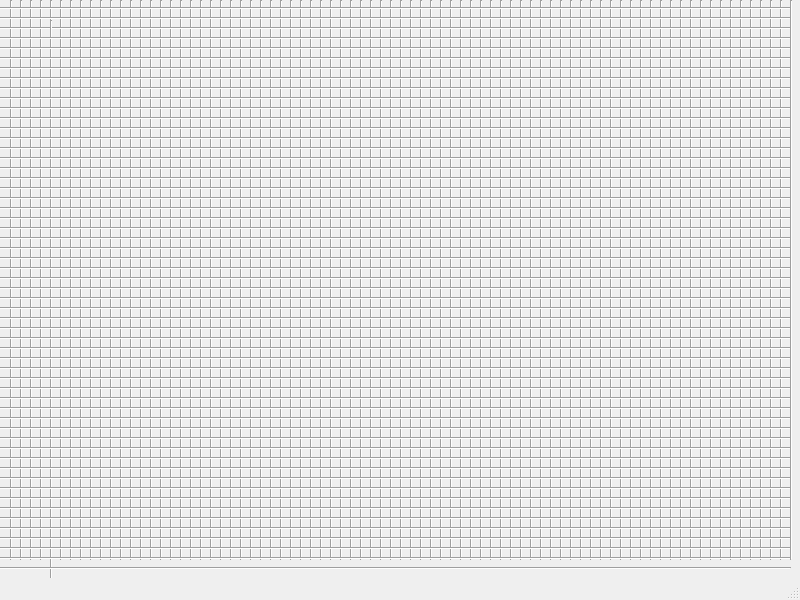
<?xml version="1.0" encoding="UTF-8"?>
<ui version="4.0">
 <class>MainWindow</class>
 <widget class="QMainWindow" name="MainWindow">
  <property name="geometry">
   <rect>
    <x>0</x>
    <y>0</y>
    <width>800</width>
    <height>600</height>
   </rect>
  </property>
  <property name="windowTitle">
   <string>MainWindow</string>
  </property>
  <widget class="QWidget" name="centralwidget">
   <widget class="Line" name="line">
    <property name="geometry">
     <rect>
      <x>10</x>
      <y>0</y>
      <width>3</width>
      <height>560</height>
     </rect>
    </property>
    <property name="orientation">
     <enum>Qt::Vertical</enum>
    </property>
   </widget>
   <widget class="Line" name="line_2">
    <property name="geometry">
     <rect>
      <x>20</x>
      <y>0</y>
      <width>3</width>
      <height>560</height>
     </rect>
    </property>
    <property name="orientation">
     <enum>Qt::Vertical</enum>
    </property>
   </widget>
   <widget class="Line" name="line_3">
    <property name="geometry">
     <rect>
      <x>40</x>
      <y>0</y>
      <width>3</width>
      <height>560</height>
     </rect>
    </property>
    <property name="orientation">
     <enum>Qt::Vertical</enum>
    </property>
   </widget>
   <widget class="Line" name="line_4">
    <property name="geometry">
     <rect>
      <x>30</x>
      <y>0</y>
      <width>3</width>
      <height>560</height>
     </rect>
    </property>
    <property name="orientation">
     <enum>Qt::Vertical</enum>
    </property>
   </widget>
   <widget class="Line" name="line_5">
    <property name="geometry">
     <rect>
      <x>60</x>
      <y>0</y>
      <width>3</width>
      <height>560</height>
     </rect>
    </property>
    <property name="orientation">
     <enum>Qt::Vertical</enum>
    </property>
   </widget>
   <widget class="Line" name="line_6">
    <property name="geometry">
     <rect>
      <x>80</x>
      <y>0</y>
      <width>3</width>
      <height>560</height>
     </rect>
    </property>
    <property name="orientation">
     <enum>Qt::Vertical</enum>
    </property>
   </widget>
   <widget class="Line" name="line_7">
    <property name="geometry">
     <rect>
      <x>50</x>
      <y>0</y>
      <width>3</width>
      <height>560</height>
     </rect>
    </property>
    <property name="orientation">
     <enum>Qt::Vertical</enum>
    </property>
   </widget>
   <widget class="Line" name="line_8">
    <property name="geometry">
     <rect>
      <x>70</x>
      <y>0</y>
      <width>3</width>
      <height>560</height>
     </rect>
    </property>
    <property name="orientation">
     <enum>Qt::Vertical</enum>
    </property>
   </widget>
   <widget class="Line" name="line_9">
    <property name="geometry">
     <rect>
      <x>100</x>
      <y>0</y>
      <width>3</width>
      <height>560</height>
     </rect>
    </property>
    <property name="orientation">
     <enum>Qt::Vertical</enum>
    </property>
   </widget>
   <widget class="Line" name="line_10">
    <property name="geometry">
     <rect>
      <x>120</x>
      <y>0</y>
      <width>3</width>
      <height>560</height>
     </rect>
    </property>
    <property name="orientation">
     <enum>Qt::Vertical</enum>
    </property>
   </widget>
   <widget class="Line" name="line_11">
    <property name="geometry">
     <rect>
      <x>160</x>
      <y>0</y>
      <width>3</width>
      <height>560</height>
     </rect>
    </property>
    <property name="orientation">
     <enum>Qt::Vertical</enum>
    </property>
   </widget>
   <widget class="Line" name="line_12">
    <property name="geometry">
     <rect>
      <x>150</x>
      <y>0</y>
      <width>3</width>
      <height>560</height>
     </rect>
    </property>
    <property name="orientation">
     <enum>Qt::Vertical</enum>
    </property>
   </widget>
   <widget class="Line" name="line_13">
    <property name="geometry">
     <rect>
      <x>130</x>
      <y>0</y>
      <width>3</width>
      <height>560</height>
     </rect>
    </property>
    <property name="orientation">
     <enum>Qt::Vertical</enum>
    </property>
   </widget>
   <widget class="Line" name="line_14">
    <property name="geometry">
     <rect>
      <x>140</x>
      <y>0</y>
      <width>3</width>
      <height>560</height>
     </rect>
    </property>
    <property name="orientation">
     <enum>Qt::Vertical</enum>
    </property>
   </widget>
   <widget class="Line" name="line_15">
    <property name="geometry">
     <rect>
      <x>90</x>
      <y>0</y>
      <width>3</width>
      <height>560</height>
     </rect>
    </property>
    <property name="orientation">
     <enum>Qt::Vertical</enum>
    </property>
   </widget>
   <widget class="Line" name="line_16">
    <property name="geometry">
     <rect>
      <x>110</x>
      <y>0</y>
      <width>3</width>
      <height>560</height>
     </rect>
    </property>
    <property name="orientation">
     <enum>Qt::Vertical</enum>
    </property>
   </widget>
   <widget class="Line" name="line_17">
    <property name="geometry">
     <rect>
      <x>300</x>
      <y>0</y>
      <width>3</width>
      <height>560</height>
     </rect>
    </property>
    <property name="orientation">
     <enum>Qt::Vertical</enum>
    </property>
   </widget>
   <widget class="Line" name="line_18">
    <property name="geometry">
     <rect>
      <x>260</x>
      <y>0</y>
      <width>3</width>
      <height>560</height>
     </rect>
    </property>
    <property name="orientation">
     <enum>Qt::Vertical</enum>
    </property>
   </widget>
   <widget class="Line" name="line_19">
    <property name="geometry">
     <rect>
      <x>200</x>
      <y>0</y>
      <width>3</width>
      <height>560</height>
     </rect>
    </property>
    <property name="orientation">
     <enum>Qt::Vertical</enum>
    </property>
   </widget>
   <widget class="Line" name="line_20">
    <property name="geometry">
     <rect>
      <x>240</x>
      <y>0</y>
      <width>3</width>
      <height>560</height>
     </rect>
    </property>
    <property name="orientation">
     <enum>Qt::Vertical</enum>
    </property>
   </widget>
   <widget class="Line" name="line_21">
    <property name="geometry">
     <rect>
      <x>230</x>
      <y>0</y>
      <width>3</width>
      <height>560</height>
     </rect>
    </property>
    <property name="orientation">
     <enum>Qt::Vertical</enum>
    </property>
   </widget>
   <widget class="Line" name="line_22">
    <property name="geometry">
     <rect>
      <x>310</x>
      <y>0</y>
      <width>3</width>
      <height>560</height>
     </rect>
    </property>
    <property name="orientation">
     <enum>Qt::Vertical</enum>
    </property>
   </widget>
   <widget class="Line" name="line_23">
    <property name="geometry">
     <rect>
      <x>280</x>
      <y>0</y>
      <width>3</width>
      <height>560</height>
     </rect>
    </property>
    <property name="orientation">
     <enum>Qt::Vertical</enum>
    </property>
   </widget>
   <widget class="Line" name="line_24">
    <property name="geometry">
     <rect>
      <x>220</x>
      <y>0</y>
      <width>3</width>
      <height>560</height>
     </rect>
    </property>
    <property name="orientation">
     <enum>Qt::Vertical</enum>
    </property>
   </widget>
   <widget class="Line" name="line_25">
    <property name="geometry">
     <rect>
      <x>190</x>
      <y>0</y>
      <width>3</width>
      <height>560</height>
     </rect>
    </property>
    <property name="orientation">
     <enum>Qt::Vertical</enum>
    </property>
   </widget>
   <widget class="Line" name="line_26">
    <property name="geometry">
     <rect>
      <x>250</x>
      <y>0</y>
      <width>3</width>
      <height>560</height>
     </rect>
    </property>
    <property name="orientation">
     <enum>Qt::Vertical</enum>
    </property>
   </widget>
   <widget class="Line" name="line_27">
    <property name="geometry">
     <rect>
      <x>290</x>
      <y>0</y>
      <width>3</width>
      <height>560</height>
     </rect>
    </property>
    <property name="orientation">
     <enum>Qt::Vertical</enum>
    </property>
   </widget>
   <widget class="Line" name="line_28">
    <property name="geometry">
     <rect>
      <x>180</x>
      <y>0</y>
      <width>3</width>
      <height>560</height>
     </rect>
    </property>
    <property name="orientation">
     <enum>Qt::Vertical</enum>
    </property>
   </widget>
   <widget class="Line" name="line_29">
    <property name="geometry">
     <rect>
      <x>270</x>
      <y>0</y>
      <width>3</width>
      <height>560</height>
     </rect>
    </property>
    <property name="orientation">
     <enum>Qt::Vertical</enum>
    </property>
   </widget>
   <widget class="Line" name="line_30">
    <property name="geometry">
     <rect>
      <x>210</x>
      <y>0</y>
      <width>3</width>
      <height>560</height>
     </rect>
    </property>
    <property name="orientation">
     <enum>Qt::Vertical</enum>
    </property>
   </widget>
   <widget class="Line" name="line_31">
    <property name="geometry">
     <rect>
      <x>320</x>
      <y>0</y>
      <width>3</width>
      <height>560</height>
     </rect>
    </property>
    <property name="orientation">
     <enum>Qt::Vertical</enum>
    </property>
   </widget>
   <widget class="Line" name="line_32">
    <property name="geometry">
     <rect>
      <x>170</x>
      <y>0</y>
      <width>3</width>
      <height>560</height>
     </rect>
    </property>
    <property name="orientation">
     <enum>Qt::Vertical</enum>
    </property>
   </widget>
   <widget class="Line" name="line_33">
    <property name="geometry">
     <rect>
      <x>560</x>
      <y>0</y>
      <width>3</width>
      <height>560</height>
     </rect>
    </property>
    <property name="orientation">
     <enum>Qt::Vertical</enum>
    </property>
   </widget>
   <widget class="Line" name="line_34">
    <property name="geometry">
     <rect>
      <x>540</x>
      <y>0</y>
      <width>3</width>
      <height>560</height>
     </rect>
    </property>
    <property name="orientation">
     <enum>Qt::Vertical</enum>
    </property>
   </widget>
   <widget class="Line" name="line_35">
    <property name="geometry">
     <rect>
      <x>630</x>
      <y>0</y>
      <width>3</width>
      <height>560</height>
     </rect>
    </property>
    <property name="orientation">
     <enum>Qt::Vertical</enum>
    </property>
   </widget>
   <widget class="Line" name="line_36">
    <property name="geometry">
     <rect>
      <x>570</x>
      <y>0</y>
      <width>3</width>
      <height>560</height>
     </rect>
    </property>
    <property name="orientation">
     <enum>Qt::Vertical</enum>
    </property>
   </widget>
   <widget class="Line" name="line_37">
    <property name="geometry">
     <rect>
      <x>580</x>
      <y>0</y>
      <width>3</width>
      <height>560</height>
     </rect>
    </property>
    <property name="orientation">
     <enum>Qt::Vertical</enum>
    </property>
   </widget>
   <widget class="Line" name="line_38">
    <property name="geometry">
     <rect>
      <x>610</x>
      <y>0</y>
      <width>3</width>
      <height>560</height>
     </rect>
    </property>
    <property name="orientation">
     <enum>Qt::Vertical</enum>
    </property>
   </widget>
   <widget class="Line" name="line_39">
    <property name="geometry">
     <rect>
      <x>530</x>
      <y>0</y>
      <width>3</width>
      <height>560</height>
     </rect>
    </property>
    <property name="orientation">
     <enum>Qt::Vertical</enum>
    </property>
   </widget>
   <widget class="Line" name="line_40">
    <property name="geometry">
     <rect>
      <x>360</x>
      <y>0</y>
      <width>3</width>
      <height>560</height>
     </rect>
    </property>
    <property name="orientation">
     <enum>Qt::Vertical</enum>
    </property>
   </widget>
   <widget class="Line" name="line_41">
    <property name="geometry">
     <rect>
      <x>400</x>
      <y>0</y>
      <width>3</width>
      <height>560</height>
     </rect>
    </property>
    <property name="orientation">
     <enum>Qt::Vertical</enum>
    </property>
   </widget>
   <widget class="Line" name="line_42">
    <property name="geometry">
     <rect>
      <x>420</x>
      <y>0</y>
      <width>3</width>
      <height>560</height>
     </rect>
    </property>
    <property name="orientation">
     <enum>Qt::Vertical</enum>
    </property>
   </widget>
   <widget class="Line" name="line_43">
    <property name="geometry">
     <rect>
      <x>470</x>
      <y>0</y>
      <width>3</width>
      <height>560</height>
     </rect>
    </property>
    <property name="orientation">
     <enum>Qt::Vertical</enum>
    </property>
   </widget>
   <widget class="Line" name="line_44">
    <property name="geometry">
     <rect>
      <x>380</x>
      <y>0</y>
      <width>3</width>
      <height>560</height>
     </rect>
    </property>
    <property name="orientation">
     <enum>Qt::Vertical</enum>
    </property>
   </widget>
   <widget class="Line" name="line_45">
    <property name="geometry">
     <rect>
      <x>550</x>
      <y>0</y>
      <width>3</width>
      <height>560</height>
     </rect>
    </property>
    <property name="orientation">
     <enum>Qt::Vertical</enum>
    </property>
   </widget>
   <widget class="Line" name="line_46">
    <property name="geometry">
     <rect>
      <x>350</x>
      <y>0</y>
      <width>3</width>
      <height>560</height>
     </rect>
    </property>
    <property name="orientation">
     <enum>Qt::Vertical</enum>
    </property>
   </widget>
   <widget class="Line" name="line_47">
    <property name="geometry">
     <rect>
      <x>440</x>
      <y>0</y>
      <width>3</width>
      <height>560</height>
     </rect>
    </property>
    <property name="orientation">
     <enum>Qt::Vertical</enum>
    </property>
   </widget>
   <widget class="Line" name="line_48">
    <property name="geometry">
     <rect>
      <x>460</x>
      <y>0</y>
      <width>3</width>
      <height>560</height>
     </rect>
    </property>
    <property name="orientation">
     <enum>Qt::Vertical</enum>
    </property>
   </widget>
   <widget class="Line" name="line_49">
    <property name="geometry">
     <rect>
      <x>410</x>
      <y>0</y>
      <width>3</width>
      <height>560</height>
     </rect>
    </property>
    <property name="orientation">
     <enum>Qt::Vertical</enum>
    </property>
   </widget>
   <widget class="Line" name="line_50">
    <property name="geometry">
     <rect>
      <x>490</x>
      <y>0</y>
      <width>3</width>
      <height>560</height>
     </rect>
    </property>
    <property name="orientation">
     <enum>Qt::Vertical</enum>
    </property>
   </widget>
   <widget class="Line" name="line_51">
    <property name="geometry">
     <rect>
      <x>590</x>
      <y>0</y>
      <width>3</width>
      <height>560</height>
     </rect>
    </property>
    <property name="orientation">
     <enum>Qt::Vertical</enum>
    </property>
   </widget>
   <widget class="Line" name="line_52">
    <property name="geometry">
     <rect>
      <x>430</x>
      <y>0</y>
      <width>3</width>
      <height>560</height>
     </rect>
    </property>
    <property name="orientation">
     <enum>Qt::Vertical</enum>
    </property>
   </widget>
   <widget class="Line" name="line_53">
    <property name="geometry">
     <rect>
      <x>520</x>
      <y>0</y>
      <width>3</width>
      <height>560</height>
     </rect>
    </property>
    <property name="orientation">
     <enum>Qt::Vertical</enum>
    </property>
   </widget>
   <widget class="Line" name="line_54">
    <property name="geometry">
     <rect>
      <x>480</x>
      <y>0</y>
      <width>3</width>
      <height>560</height>
     </rect>
    </property>
    <property name="orientation">
     <enum>Qt::Vertical</enum>
    </property>
   </widget>
   <widget class="Line" name="line_55">
    <property name="geometry">
     <rect>
      <x>640</x>
      <y>0</y>
      <width>3</width>
      <height>560</height>
     </rect>
    </property>
    <property name="orientation">
     <enum>Qt::Vertical</enum>
    </property>
   </widget>
   <widget class="Line" name="line_56">
    <property name="geometry">
     <rect>
      <x>600</x>
      <y>0</y>
      <width>3</width>
      <height>560</height>
     </rect>
    </property>
    <property name="orientation">
     <enum>Qt::Vertical</enum>
    </property>
   </widget>
   <widget class="Line" name="line_57">
    <property name="geometry">
     <rect>
      <x>390</x>
      <y>0</y>
      <width>3</width>
      <height>560</height>
     </rect>
    </property>
    <property name="orientation">
     <enum>Qt::Vertical</enum>
    </property>
   </widget>
   <widget class="Line" name="line_58">
    <property name="geometry">
     <rect>
      <x>620</x>
      <y>0</y>
      <width>3</width>
      <height>560</height>
     </rect>
    </property>
    <property name="orientation">
     <enum>Qt::Vertical</enum>
    </property>
   </widget>
   <widget class="Line" name="line_59">
    <property name="geometry">
     <rect>
      <x>340</x>
      <y>0</y>
      <width>3</width>
      <height>560</height>
     </rect>
    </property>
    <property name="orientation">
     <enum>Qt::Vertical</enum>
    </property>
   </widget>
   <widget class="Line" name="line_60">
    <property name="geometry">
     <rect>
      <x>450</x>
      <y>0</y>
      <width>3</width>
      <height>560</height>
     </rect>
    </property>
    <property name="orientation">
     <enum>Qt::Vertical</enum>
    </property>
   </widget>
   <widget class="Line" name="line_61">
    <property name="geometry">
     <rect>
      <x>500</x>
      <y>0</y>
      <width>3</width>
      <height>560</height>
     </rect>
    </property>
    <property name="orientation">
     <enum>Qt::Vertical</enum>
    </property>
   </widget>
   <widget class="Line" name="line_62">
    <property name="geometry">
     <rect>
      <x>370</x>
      <y>0</y>
      <width>3</width>
      <height>560</height>
     </rect>
    </property>
    <property name="orientation">
     <enum>Qt::Vertical</enum>
    </property>
   </widget>
   <widget class="Line" name="line_63">
    <property name="geometry">
     <rect>
      <x>510</x>
      <y>0</y>
      <width>3</width>
      <height>560</height>
     </rect>
    </property>
    <property name="orientation">
     <enum>Qt::Vertical</enum>
    </property>
   </widget>
   <widget class="Line" name="line_64">
    <property name="geometry">
     <rect>
      <x>330</x>
      <y>0</y>
      <width>3</width>
      <height>560</height>
     </rect>
    </property>
    <property name="orientation">
     <enum>Qt::Vertical</enum>
    </property>
   </widget>
   <widget class="Line" name="line_65">
    <property name="geometry">
     <rect>
      <x>710</x>
      <y>0</y>
      <width>3</width>
      <height>560</height>
     </rect>
    </property>
    <property name="orientation">
     <enum>Qt::Vertical</enum>
    </property>
   </widget>
   <widget class="Line" name="line_66">
    <property name="geometry">
     <rect>
      <x>740</x>
      <y>0</y>
      <width>3</width>
      <height>560</height>
     </rect>
    </property>
    <property name="orientation">
     <enum>Qt::Vertical</enum>
    </property>
   </widget>
   <widget class="Line" name="line_67">
    <property name="geometry">
     <rect>
      <x>650</x>
      <y>0</y>
      <width>3</width>
      <height>560</height>
     </rect>
    </property>
    <property name="orientation">
     <enum>Qt::Vertical</enum>
    </property>
   </widget>
   <widget class="Line" name="line_68">
    <property name="geometry">
     <rect>
      <x>680</x>
      <y>0</y>
      <width>3</width>
      <height>560</height>
     </rect>
    </property>
    <property name="orientation">
     <enum>Qt::Vertical</enum>
    </property>
   </widget>
   <widget class="Line" name="line_69">
    <property name="geometry">
     <rect>
      <x>660</x>
      <y>0</y>
      <width>3</width>
      <height>560</height>
     </rect>
    </property>
    <property name="orientation">
     <enum>Qt::Vertical</enum>
    </property>
   </widget>
   <widget class="Line" name="line_70">
    <property name="geometry">
     <rect>
      <x>750</x>
      <y>0</y>
      <width>3</width>
      <height>560</height>
     </rect>
    </property>
    <property name="orientation">
     <enum>Qt::Vertical</enum>
    </property>
   </widget>
   <widget class="Line" name="line_71">
    <property name="geometry">
     <rect>
      <x>690</x>
      <y>0</y>
      <width>3</width>
      <height>560</height>
     </rect>
    </property>
    <property name="orientation">
     <enum>Qt::Vertical</enum>
    </property>
   </widget>
   <widget class="Line" name="line_72">
    <property name="geometry">
     <rect>
      <x>720</x>
      <y>0</y>
      <width>3</width>
      <height>560</height>
     </rect>
    </property>
    <property name="orientation">
     <enum>Qt::Vertical</enum>
    </property>
   </widget>
   <widget class="Line" name="line_73">
    <property name="geometry">
     <rect>
      <x>700</x>
      <y>0</y>
      <width>3</width>
      <height>560</height>
     </rect>
    </property>
    <property name="orientation">
     <enum>Qt::Vertical</enum>
    </property>
   </widget>
   <widget class="Line" name="line_74">
    <property name="geometry">
     <rect>
      <x>730</x>
      <y>0</y>
      <width>3</width>
      <height>560</height>
     </rect>
    </property>
    <property name="orientation">
     <enum>Qt::Vertical</enum>
    </property>
   </widget>
   <widget class="Line" name="line_75">
    <property name="geometry">
     <rect>
      <x>670</x>
      <y>0</y>
      <width>3</width>
      <height>560</height>
     </rect>
    </property>
    <property name="orientation">
     <enum>Qt::Vertical</enum>
    </property>
   </widget>
   <widget class="Line" name="line_76">
    <property name="geometry">
     <rect>
      <x>780</x>
      <y>0</y>
      <width>3</width>
      <height>560</height>
     </rect>
    </property>
    <property name="orientation">
     <enum>Qt::Vertical</enum>
    </property>
   </widget>
   <widget class="Line" name="line_77">
    <property name="geometry">
     <rect>
      <x>770</x>
      <y>0</y>
      <width>3</width>
      <height>560</height>
     </rect>
    </property>
    <property name="orientation">
     <enum>Qt::Vertical</enum>
    </property>
   </widget>
   <widget class="Line" name="line_78">
    <property name="geometry">
     <rect>
      <x>760</x>
      <y>0</y>
      <width>3</width>
      <height>560</height>
     </rect>
    </property>
    <property name="orientation">
     <enum>Qt::Vertical</enum>
    </property>
   </widget>
   <widget class="Line" name="line_79">
    <property name="geometry">
     <rect>
      <x>790</x>
      <y>0</y>
      <width>3</width>
      <height>560</height>
     </rect>
    </property>
    <property name="orientation">
     <enum>Qt::Vertical</enum>
    </property>
   </widget>
   <widget class="Line" name="line_80">
    <property name="geometry">
     <rect>
      <x>0</x>
      <y>-10</y>
      <width>791</width>
      <height>16</height>
     </rect>
    </property>
    <property name="orientation">
     <enum>Qt::Horizontal</enum>
    </property>
   </widget>
   <widget class="Line" name="line_81">
    <property name="geometry">
     <rect>
      <x>0</x>
      <y>0</y>
      <width>791</width>
      <height>16</height>
     </rect>
    </property>
    <property name="orientation">
     <enum>Qt::Horizontal</enum>
    </property>
   </widget>
   <widget class="Line" name="line_82">
    <property name="geometry">
     <rect>
      <x>0</x>
      <y>10</y>
      <width>791</width>
      <height>16</height>
     </rect>
    </property>
    <property name="orientation">
     <enum>Qt::Horizontal</enum>
    </property>
   </widget>
   <widget class="Line" name="line_83">
    <property name="geometry">
     <rect>
      <x>0</x>
      <y>20</y>
      <width>791</width>
      <height>16</height>
     </rect>
    </property>
    <property name="orientation">
     <enum>Qt::Horizontal</enum>
    </property>
   </widget>
   <widget class="Line" name="line_84">
    <property name="geometry">
     <rect>
      <x>50</x>
      <y>20</y>
      <width>3</width>
      <height>560</height>
     </rect>
    </property>
    <property name="orientation">
     <enum>Qt::Vertical</enum>
    </property>
   </widget>
   <widget class="Line" name="line_85">
    <property name="geometry">
     <rect>
      <x>0</x>
      <y>30</y>
      <width>791</width>
      <height>16</height>
     </rect>
    </property>
    <property name="orientation">
     <enum>Qt::Horizontal</enum>
    </property>
   </widget>
   <widget class="Line" name="line_86">
    <property name="geometry">
     <rect>
      <x>0</x>
      <y>40</y>
      <width>791</width>
      <height>16</height>
     </rect>
    </property>
    <property name="orientation">
     <enum>Qt::Horizontal</enum>
    </property>
   </widget>
   <widget class="Line" name="line_87">
    <property name="geometry">
     <rect>
      <x>0</x>
      <y>50</y>
      <width>791</width>
      <height>16</height>
     </rect>
    </property>
    <property name="orientation">
     <enum>Qt::Horizontal</enum>
    </property>
   </widget>
   <widget class="Line" name="line_88">
    <property name="geometry">
     <rect>
      <x>0</x>
      <y>60</y>
      <width>791</width>
      <height>16</height>
     </rect>
    </property>
    <property name="orientation">
     <enum>Qt::Horizontal</enum>
    </property>
   </widget>
   <widget class="Line" name="line_89">
    <property name="geometry">
     <rect>
      <x>0</x>
      <y>70</y>
      <width>791</width>
      <height>16</height>
     </rect>
    </property>
    <property name="orientation">
     <enum>Qt::Horizontal</enum>
    </property>
   </widget>
   <widget class="Line" name="line_90">
    <property name="geometry">
     <rect>
      <x>0</x>
      <y>80</y>
      <width>791</width>
      <height>16</height>
     </rect>
    </property>
    <property name="orientation">
     <enum>Qt::Horizontal</enum>
    </property>
   </widget>
   <widget class="Line" name="line_91">
    <property name="geometry">
     <rect>
      <x>0</x>
      <y>140</y>
      <width>791</width>
      <height>16</height>
     </rect>
    </property>
    <property name="orientation">
     <enum>Qt::Horizontal</enum>
    </property>
   </widget>
   <widget class="Line" name="line_92">
    <property name="geometry">
     <rect>
      <x>0</x>
      <y>90</y>
      <width>791</width>
      <height>16</height>
     </rect>
    </property>
    <property name="orientation">
     <enum>Qt::Horizontal</enum>
    </property>
   </widget>
   <widget class="Line" name="line_93">
    <property name="geometry">
     <rect>
      <x>0</x>
      <y>100</y>
      <width>791</width>
      <height>16</height>
     </rect>
    </property>
    <property name="orientation">
     <enum>Qt::Horizontal</enum>
    </property>
   </widget>
   <widget class="Line" name="line_94">
    <property name="geometry">
     <rect>
      <x>0</x>
      <y>110</y>
      <width>791</width>
      <height>16</height>
     </rect>
    </property>
    <property name="orientation">
     <enum>Qt::Horizontal</enum>
    </property>
   </widget>
   <widget class="Line" name="line_95">
    <property name="geometry">
     <rect>
      <x>0</x>
      <y>120</y>
      <width>791</width>
      <height>16</height>
     </rect>
    </property>
    <property name="orientation">
     <enum>Qt::Horizontal</enum>
    </property>
   </widget>
   <widget class="Line" name="line_96">
    <property name="geometry">
     <rect>
      <x>0</x>
      <y>130</y>
      <width>791</width>
      <height>16</height>
     </rect>
    </property>
    <property name="orientation">
     <enum>Qt::Horizontal</enum>
    </property>
   </widget>
   <widget class="Line" name="line_97">
    <property name="geometry">
     <rect>
      <x>0</x>
      <y>150</y>
      <width>791</width>
      <height>16</height>
     </rect>
    </property>
    <property name="orientation">
     <enum>Qt::Horizontal</enum>
    </property>
   </widget>
   <widget class="Line" name="line_98">
    <property name="geometry">
     <rect>
      <x>0</x>
      <y>300</y>
      <width>791</width>
      <height>16</height>
     </rect>
    </property>
    <property name="orientation">
     <enum>Qt::Horizontal</enum>
    </property>
   </widget>
   <widget class="Line" name="line_99">
    <property name="geometry">
     <rect>
      <x>0</x>
      <y>240</y>
      <width>791</width>
      <height>16</height>
     </rect>
    </property>
    <property name="orientation">
     <enum>Qt::Horizontal</enum>
    </property>
   </widget>
   <widget class="Line" name="line_100">
    <property name="geometry">
     <rect>
      <x>0</x>
      <y>190</y>
      <width>791</width>
      <height>16</height>
     </rect>
    </property>
    <property name="orientation">
     <enum>Qt::Horizontal</enum>
    </property>
   </widget>
   <widget class="Line" name="line_101">
    <property name="geometry">
     <rect>
      <x>0</x>
      <y>270</y>
      <width>791</width>
      <height>16</height>
     </rect>
    </property>
    <property name="orientation">
     <enum>Qt::Horizontal</enum>
    </property>
   </widget>
   <widget class="Line" name="line_102">
    <property name="geometry">
     <rect>
      <x>0</x>
      <y>250</y>
      <width>791</width>
      <height>16</height>
     </rect>
    </property>
    <property name="orientation">
     <enum>Qt::Horizontal</enum>
    </property>
   </widget>
   <widget class="Line" name="line_103">
    <property name="geometry">
     <rect>
      <x>0</x>
      <y>280</y>
      <width>791</width>
      <height>16</height>
     </rect>
    </property>
    <property name="orientation">
     <enum>Qt::Horizontal</enum>
    </property>
   </widget>
   <widget class="Line" name="line_104">
    <property name="geometry">
     <rect>
      <x>0</x>
      <y>160</y>
      <width>791</width>
      <height>16</height>
     </rect>
    </property>
    <property name="orientation">
     <enum>Qt::Horizontal</enum>
    </property>
   </widget>
   <widget class="Line" name="line_105">
    <property name="geometry">
     <rect>
      <x>0</x>
      <y>220</y>
      <width>791</width>
      <height>16</height>
     </rect>
    </property>
    <property name="orientation">
     <enum>Qt::Horizontal</enum>
    </property>
   </widget>
   <widget class="Line" name="line_106">
    <property name="geometry">
     <rect>
      <x>0</x>
      <y>170</y>
      <width>791</width>
      <height>16</height>
     </rect>
    </property>
    <property name="orientation">
     <enum>Qt::Horizontal</enum>
    </property>
   </widget>
   <widget class="Line" name="line_107">
    <property name="geometry">
     <rect>
      <x>0</x>
      <y>290</y>
      <width>791</width>
      <height>16</height>
     </rect>
    </property>
    <property name="orientation">
     <enum>Qt::Horizontal</enum>
    </property>
   </widget>
   <widget class="Line" name="line_108">
    <property name="geometry">
     <rect>
      <x>0</x>
      <y>180</y>
      <width>791</width>
      <height>16</height>
     </rect>
    </property>
    <property name="orientation">
     <enum>Qt::Horizontal</enum>
    </property>
   </widget>
   <widget class="Line" name="line_109">
    <property name="geometry">
     <rect>
      <x>0</x>
      <y>200</y>
      <width>791</width>
      <height>16</height>
     </rect>
    </property>
    <property name="orientation">
     <enum>Qt::Horizontal</enum>
    </property>
   </widget>
   <widget class="Line" name="line_110">
    <property name="geometry">
     <rect>
      <x>0</x>
      <y>230</y>
      <width>791</width>
      <height>16</height>
     </rect>
    </property>
    <property name="orientation">
     <enum>Qt::Horizontal</enum>
    </property>
   </widget>
   <widget class="Line" name="line_111">
    <property name="geometry">
     <rect>
      <x>0</x>
      <y>260</y>
      <width>791</width>
      <height>16</height>
     </rect>
    </property>
    <property name="orientation">
     <enum>Qt::Horizontal</enum>
    </property>
   </widget>
   <widget class="Line" name="line_112">
    <property name="geometry">
     <rect>
      <x>0</x>
      <y>210</y>
      <width>791</width>
      <height>16</height>
     </rect>
    </property>
    <property name="orientation">
     <enum>Qt::Horizontal</enum>
    </property>
   </widget>
   <widget class="Line" name="line_113">
    <property name="geometry">
     <rect>
      <x>0</x>
      <y>360</y>
      <width>791</width>
      <height>16</height>
     </rect>
    </property>
    <property name="orientation">
     <enum>Qt::Horizontal</enum>
    </property>
   </widget>
   <widget class="Line" name="line_114">
    <property name="geometry">
     <rect>
      <x>0</x>
      <y>440</y>
      <width>791</width>
      <height>16</height>
     </rect>
    </property>
    <property name="orientation">
     <enum>Qt::Horizontal</enum>
    </property>
   </widget>
   <widget class="Line" name="line_115">
    <property name="geometry">
     <rect>
      <x>0</x>
      <y>350</y>
      <width>791</width>
      <height>16</height>
     </rect>
    </property>
    <property name="orientation">
     <enum>Qt::Horizontal</enum>
    </property>
   </widget>
   <widget class="Line" name="line_116">
    <property name="geometry">
     <rect>
      <x>0</x>
      <y>320</y>
      <width>791</width>
      <height>16</height>
     </rect>
    </property>
    <property name="orientation">
     <enum>Qt::Horizontal</enum>
    </property>
   </widget>
   <widget class="Line" name="line_117">
    <property name="geometry">
     <rect>
      <x>0</x>
      <y>430</y>
      <width>791</width>
      <height>16</height>
     </rect>
    </property>
    <property name="orientation">
     <enum>Qt::Horizontal</enum>
    </property>
   </widget>
   <widget class="Line" name="line_118">
    <property name="geometry">
     <rect>
      <x>0</x>
      <y>410</y>
      <width>791</width>
      <height>16</height>
     </rect>
    </property>
    <property name="orientation">
     <enum>Qt::Horizontal</enum>
    </property>
   </widget>
   <widget class="Line" name="line_119">
    <property name="geometry">
     <rect>
      <x>0</x>
      <y>310</y>
      <width>791</width>
      <height>16</height>
     </rect>
    </property>
    <property name="orientation">
     <enum>Qt::Horizontal</enum>
    </property>
   </widget>
   <widget class="Line" name="line_120">
    <property name="geometry">
     <rect>
      <x>0</x>
      <y>380</y>
      <width>791</width>
      <height>16</height>
     </rect>
    </property>
    <property name="orientation">
     <enum>Qt::Horizontal</enum>
    </property>
   </widget>
   <widget class="Line" name="line_121">
    <property name="geometry">
     <rect>
      <x>0</x>
      <y>400</y>
      <width>791</width>
      <height>16</height>
     </rect>
    </property>
    <property name="orientation">
     <enum>Qt::Horizontal</enum>
    </property>
   </widget>
   <widget class="Line" name="line_122">
    <property name="geometry">
     <rect>
      <x>0</x>
      <y>370</y>
      <width>791</width>
      <height>16</height>
     </rect>
    </property>
    <property name="orientation">
     <enum>Qt::Horizontal</enum>
    </property>
   </widget>
   <widget class="Line" name="line_123">
    <property name="geometry">
     <rect>
      <x>0</x>
      <y>420</y>
      <width>791</width>
      <height>16</height>
     </rect>
    </property>
    <property name="orientation">
     <enum>Qt::Horizontal</enum>
    </property>
   </widget>
   <widget class="Line" name="line_124">
    <property name="geometry">
     <rect>
      <x>0</x>
      <y>330</y>
      <width>791</width>
      <height>16</height>
     </rect>
    </property>
    <property name="orientation">
     <enum>Qt::Horizontal</enum>
    </property>
   </widget>
   <widget class="Line" name="line_125">
    <property name="geometry">
     <rect>
      <x>0</x>
      <y>450</y>
      <width>791</width>
      <height>16</height>
     </rect>
    </property>
    <property name="orientation">
     <enum>Qt::Horizontal</enum>
    </property>
   </widget>
   <widget class="Line" name="line_126">
    <property name="geometry">
     <rect>
      <x>0</x>
      <y>390</y>
      <width>791</width>
      <height>16</height>
     </rect>
    </property>
    <property name="orientation">
     <enum>Qt::Horizontal</enum>
    </property>
   </widget>
   <widget class="Line" name="line_127">
    <property name="geometry">
     <rect>
      <x>0</x>
      <y>340</y>
      <width>791</width>
      <height>16</height>
     </rect>
    </property>
    <property name="orientation">
     <enum>Qt::Horizontal</enum>
    </property>
   </widget>
   <widget class="Line" name="line_128">
    <property name="geometry">
     <rect>
      <x>0</x>
      <y>490</y>
      <width>791</width>
      <height>16</height>
     </rect>
    </property>
    <property name="orientation">
     <enum>Qt::Horizontal</enum>
    </property>
   </widget>
   <widget class="Line" name="line_129">
    <property name="geometry">
     <rect>
      <x>0</x>
      <y>500</y>
      <width>791</width>
      <height>16</height>
     </rect>
    </property>
    <property name="orientation">
     <enum>Qt::Horizontal</enum>
    </property>
   </widget>
   <widget class="Line" name="line_130">
    <property name="geometry">
     <rect>
      <x>0</x>
      <y>470</y>
      <width>791</width>
      <height>16</height>
     </rect>
    </property>
    <property name="orientation">
     <enum>Qt::Horizontal</enum>
    </property>
   </widget>
   <widget class="Line" name="line_131">
    <property name="geometry">
     <rect>
      <x>0</x>
      <y>480</y>
      <width>791</width>
      <height>16</height>
     </rect>
    </property>
    <property name="orientation">
     <enum>Qt::Horizontal</enum>
    </property>
   </widget>
   <widget class="Line" name="line_132">
    <property name="geometry">
     <rect>
      <x>0</x>
      <y>460</y>
      <width>791</width>
      <height>16</height>
     </rect>
    </property>
    <property name="orientation">
     <enum>Qt::Horizontal</enum>
    </property>
   </widget>
   <widget class="Line" name="line_133">
    <property name="geometry">
     <rect>
      <x>0</x>
      <y>520</y>
      <width>791</width>
      <height>16</height>
     </rect>
    </property>
    <property name="orientation">
     <enum>Qt::Horizontal</enum>
    </property>
   </widget>
   <widget class="Line" name="line_134">
    <property name="geometry">
     <rect>
      <x>0</x>
      <y>510</y>
      <width>791</width>
      <height>16</height>
     </rect>
    </property>
    <property name="orientation">
     <enum>Qt::Horizontal</enum>
    </property>
   </widget>
   <widget class="Line" name="line_135">
    <property name="geometry">
     <rect>
      <x>0</x>
      <y>560</y>
      <width>791</width>
      <height>16</height>
     </rect>
    </property>
    <property name="orientation">
     <enum>Qt::Horizontal</enum>
    </property>
   </widget>
   <widget class="Line" name="line_136">
    <property name="geometry">
     <rect>
      <x>0</x>
      <y>530</y>
      <width>791</width>
      <height>16</height>
     </rect>
    </property>
    <property name="orientation">
     <enum>Qt::Horizontal</enum>
    </property>
   </widget>
   <widget class="Line" name="line_137">
    <property name="geometry">
     <rect>
      <x>0</x>
      <y>550</y>
      <width>791</width>
      <height>16</height>
     </rect>
    </property>
    <property name="orientation">
     <enum>Qt::Horizontal</enum>
    </property>
   </widget>
   <widget class="Line" name="line_138">
    <property name="geometry">
     <rect>
      <x>0</x>
      <y>540</y>
      <width>791</width>
      <height>16</height>
     </rect>
    </property>
    <property name="orientation">
     <enum>Qt::Horizontal</enum>
    </property>
   </widget>
   <widget class="Line" name="line_139">
    <property name="geometry">
     <rect>
      <x>0</x>
      <y>-10</y>
      <width>791</width>
      <height>16</height>
     </rect>
    </property>
    <property name="orientation">
     <enum>Qt::Horizontal</enum>
    </property>
   </widget>
  </widget>
  <widget class="QMenuBar" name="menubar">
   <property name="geometry">
    <rect>
     <x>0</x>
     <y>0</y>
     <width>800</width>
     <height>17</height>
    </rect>
   </property>
  </widget>
  <widget class="QStatusBar" name="statusbar"/>
 </widget>
 <resources/>
 <connections/>
</ui>
